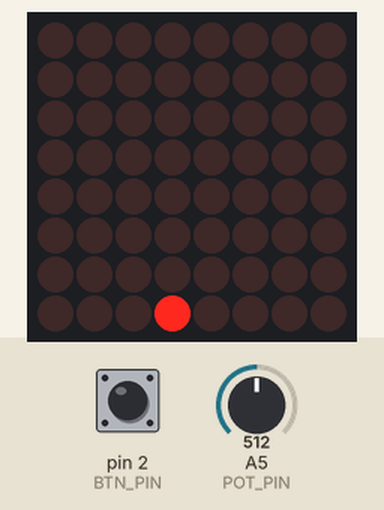
Recording of a sketch running on a simulated Arduino Uno, built with avr-gcc and run on an emulated ATmega328P. On the bench: 8×8 LED matrix. Wiring (inferred from the names in the program): LED matrix (orientation assumed): rows pin 13, pin 12, pin 11, pin 10, pin 9, pin 8, pin 7, pin 6; columns pin 5, pin 4, pin 3, A4, A3, A2, A1, A0. The inputs (shaded band) are chosen by the test bench; at power-on: A5 (POT_PIN) = 512, pin 2 (BTN_PIN) HIGH. Random numbers use the default seed unless the sketch sets one.

Above: at 1.2 s.
1.3 s: A5 (POT_PIN) set to 716
At 1.73 s:
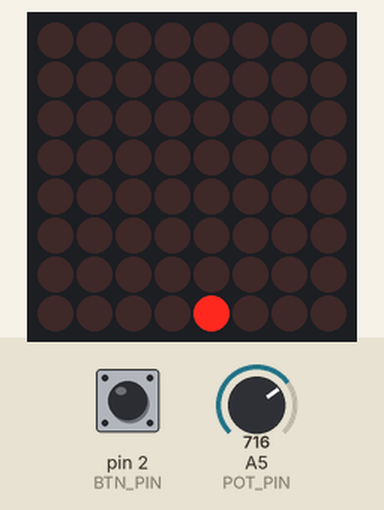
3.9 s: pin 2 (BTN_PIN) pulled LOW for 0.15 s
At 4.16 s:
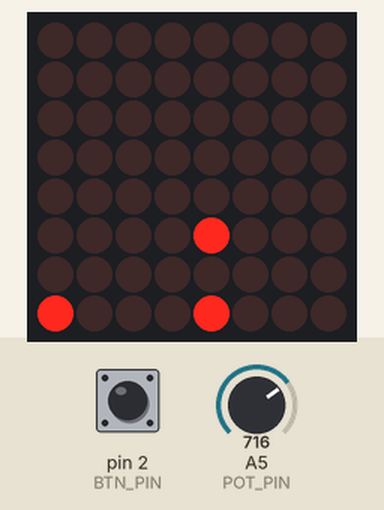
4.6 s: A5 (POT_PIN) set to 738
At 5.7 s:
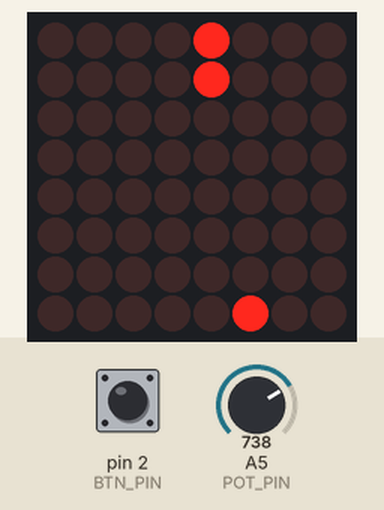
7.3 s: A5 (POT_PIN) set to 900
At 8.8 s:
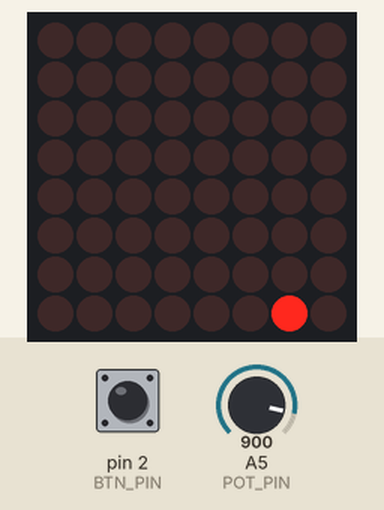
10.3 s: pin 2 (BTN_PIN) pulled LOW for 3.2 s
At 10.52 s:
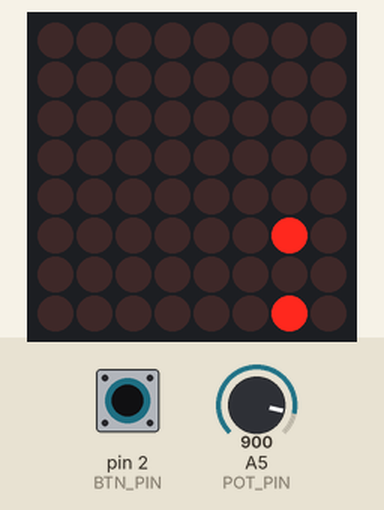
14.1 s: pin 2 (BTN_PIN) pulled LOW for 1 s
At 14.79 s:
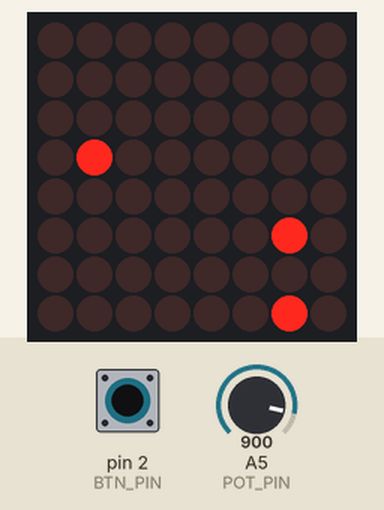
Timing chart, 0 to 17.1 s (numbered marks = the images above; inputs shaded):
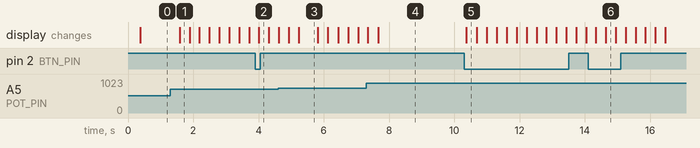

The sketch:

2026.06.05.ino
```cpp
#define ROW1 13
#define ROW2 12
#define ROW3 11
#define ROW4 10
#define ROW5 9
#define ROW6 8
#define ROW7 7
#define ROW8 6

#define COL1 5
#define COL2 4
#define COL3 3
#define COL4 A4
#define COL5 A3
#define COL6 A2
#define COL7 A1
#define COL8 A0

#define POT_PIN A5    // 可變電阻
#define BTN_PIN 2     // 按鈕 (D2)

// 定義腳位陣列方便用迴圈控制
const int rowPins[8] = {ROW1, ROW2, ROW3, ROW4, ROW5, ROW6, ROW7, ROW8};
const int colPins[8] = {COL1, COL2, COL3, COL4, COL5, COL6, COL7, COL8};

// 遊戲畫面緩衝區 (0: 熄滅, 1: 點亮)
byte screen[8][8] = {0};

// 遊戲變數
int playerX = 3;       // 戰機 X 座標 (0~7)
int bulletX = -1, bulletY = -1; // 子彈座標 (-1 表示不存在)
int enemyX = -1, enemyY = -1;   // 敵人座標 (-1 表示不存在)

unsigned long lastGameUpdate = 0;
const int gameSpeed = 300; // 敵人與子彈移動速度 (毫秒)

// --- 函式宣告與實作 ---

// 8x8 矩陣動態掃描顯示（已反轉電位邏輯）
void refreshScreen() {
  for (int r = 0; r < 8; r++) {
    digitalWrite(rowPins[r], LOW); // 【修改】啟動當前列（從 HIGH 改為 LOW）

    for (int c = 0; c < 8; c++) {
      if (screen[r][c] == 1) {
        digitalWrite(colPins[c], HIGH);  // 【修改】點亮（從 LOW 改為 HIGH）
      } else {
        digitalWrite(colPins[c], LOW);   // 【修改】熄滅（從 HIGH 改為 LOW）
      }
    }

    delayMicroseconds(500); // 視覺暫留延遲

    // 【修改】關閉目前列，避免殘影
    for (int c = 0; c < 8; c++) digitalWrite(colPins[c], LOW);
    digitalWrite(rowPins[r], HIGH);
  }
}

// 遊戲結束特效（閃爍全亮）
void gameOverEffect() {
  for (int k = 0; k < 3; k++) {
    // 全亮
    for (int y = 0; y < 8; y++) {
      for (int x = 0; x < 8; x++) screen[y][x] = 1;
    }
    unsigned long t = millis();
    while(millis() - t < 200) refreshScreen();

    // 全暗
    for (int y = 0; y < 8; y++) {
      for (int x = 0; x < 8; x++) screen[y][x] = 0;
    }
    t = millis();
    while(millis() - t < 200) refreshScreen();
  }
  // 重設遊戲
  bulletY = -1;
  bulletX = -1;
  enemyY = -1;
  enemyX = -1;
}

// 讀取可變電阻與按鈕
void readInputs() {
  // 讀取可變電阻並對應到 0~7 的位置
  int potVal = analogRead(POT_PIN);
  playerX = map(potVal, 0, 1023, 0, 7);

  // 讀取按鈕 (低電位表示按下)，且目前畫面上沒有子彈時才能發射
  if (digitalRead(BTN_PIN) == LOW && bulletY == -1) {
    bulletX = playerX;
    bulletY = 6; // 發射在戰機上方一格
  }
}

// 更新遊戲世界狀態
void updateGame() {
  // 清空舊畫面
  for (int y = 0; y < 8; y++) {
    for (int x = 0; x < 8; x++) {
      screen[y][x] = 0;
    }
  }

  // 更新子彈位置
  if (bulletY != -1) {
    bulletY--;
    if (bulletY < 0) {
      bulletY = -1; // 子彈飛出螢幕
      bulletX = -1;
    }
  }

  // 生成或更新敵人
  if (enemyY == -1) {
    // 有 30% 機率生成新敵人
    if (random(0, 10) < 3) {
      enemyX = random(0, 8);
      enemyY = 0;
    }
  } else {
    enemyY++;
    if (enemyY > 7) { // 敵人到底了
      enemyY = -1;
      enemyX = -1;
    }
  }

  // 碰撞偵測：子彈打中敵人
  if (bulletY != -1 && enemyY != -1 && bulletX == enemyX && bulletY == enemyY) {
    // 擊中！兩者消失
    bulletY = -1; bulletX = -1;
    enemyY = -1;  enemyX = -1;
  }

  // 碰撞偵測：敵人撞到戰機 (Game Over)
  if (enemyY == 7 && enemyX == playerX) {
    gameOverEffect();
    return;
  }

  // 將角色填入畫面緩衝區
  screen[7][playerX] = 1; // 畫戰機
  if (bulletY != -1) screen[bulletY][bulletX] = 1; // 畫子彈
  if (enemyY != -1)  screen[enemyY][enemyX] = 1;   // 畫敵人（已補上分號）
}

// --- Arduino 主核心 ---

void setup() {
  // 初始化 8x8 顯示器腳位
  for (int i = 0; i < 8; i++) {
    pinMode(rowPins[i], OUTPUT);
    pinMode(colPins[i], OUTPUT);
    // 【修改】預設關閉電位對調
    digitalWrite(rowPins[i], HIGH);
    digitalWrite(colPins[i], LOW);
  }

  pinMode(BTN_PIN, INPUT_PULLUP); // 按鈕使用內建上拉電阻
  randomSeed(analogRead(A1));     // 使用 A1 做隨機種子
}

void loop() {
  // 1. 讀取輸入與遊戲邏輯更新
  readInputs();

  if (millis() - lastGameUpdate > gameSpeed) {
    lastGameUpdate = millis();
    updateGame();
  }

  // 2. 渲染畫面 (需要不斷掃描才能顯示)
  refreshScreen();
}
```

Measured:
- the behaviour switches between 730 and 731 on A5 (POT_PIN) (found by bisection; images 2 and 3)
- what the display in image 3 shows lasts 0.6 s, from 5.2 s to 5.8 s
